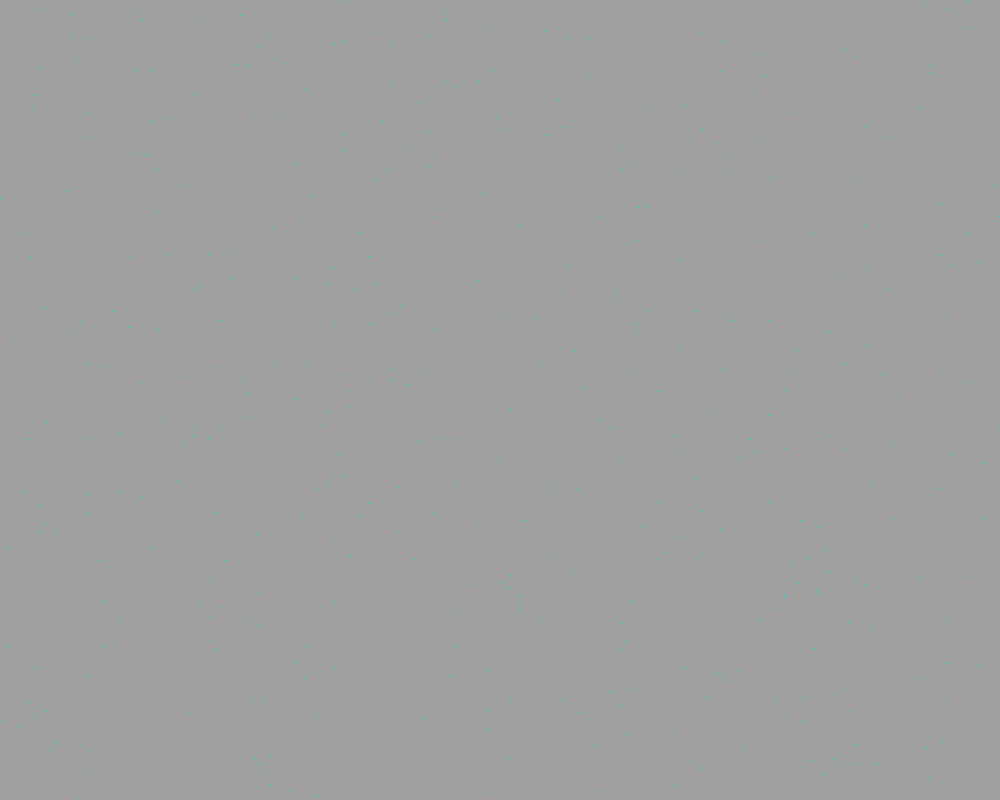
Frame 1 (no input)
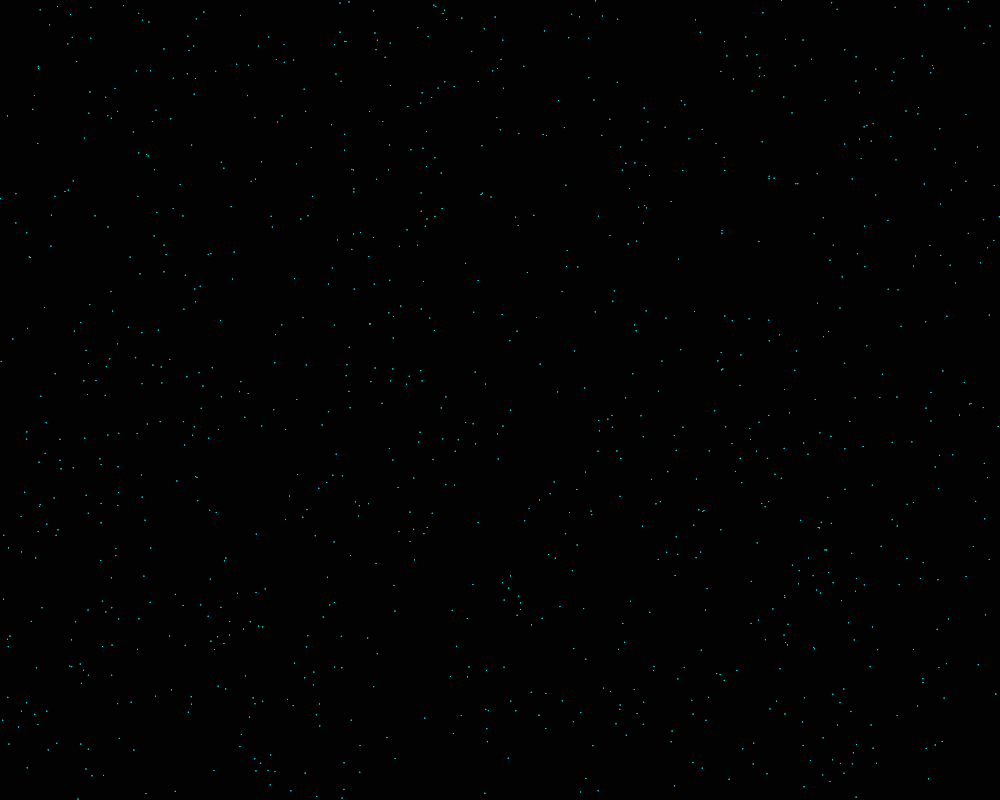
Frame 60 (the mouse pressed at the canvas centre just before this capture)
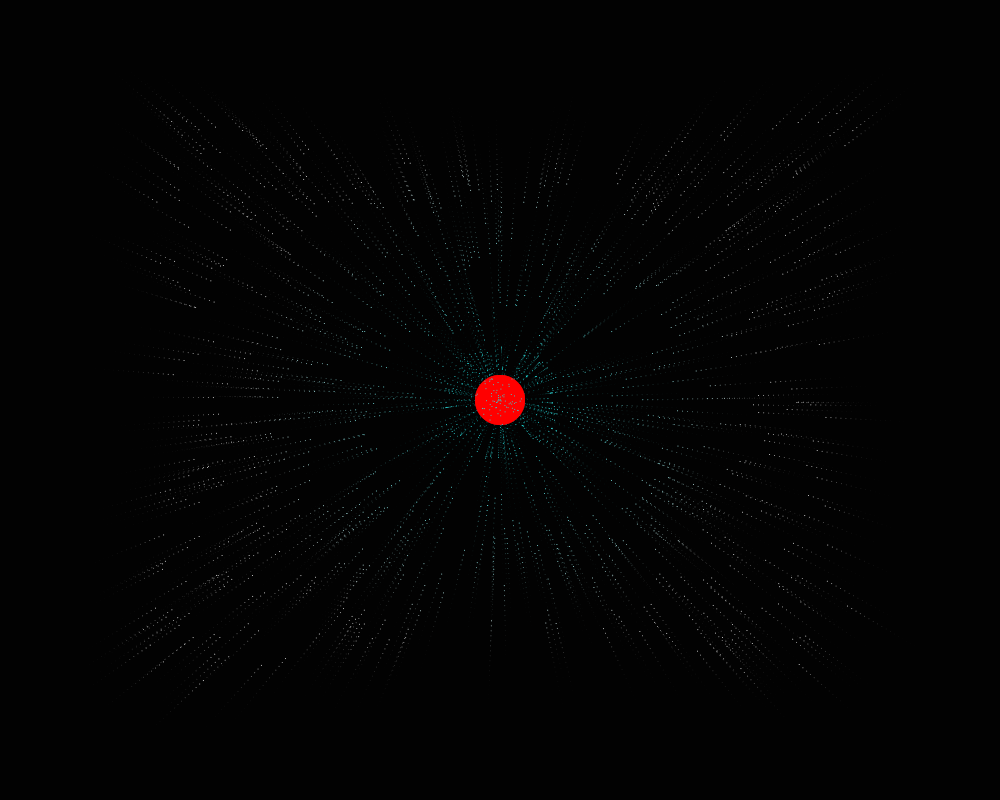
Frame 120 (the mouse held since frame 60 and released just before this capture)

The Processing sketch that drew these frames (run headless with seeded random() and noise(); from frame 60 on, the mouse is pressed at the canvas centre):

// Processing sketch: processing_99378
// ── processing_99378.pde

Particle[] particles;
ArrayList<Planet> planets;
int num = 1000;

void setup() {
  size(1000,800);
  noStroke();
  smooth();
  particles = new Particle[num];
  for (int i = 0; i < num; i++)
    particles[i] = new Particle(new PVector(random(width), random(height)), 1, 10, 10);
  planets = new ArrayList<Planet>();
//  planets.add(new Planet((int)random(width), (int)random(height), 50, true));
}

void draw() {
  fill(0,55);
  rect(0,0,width,height);
  fill(255);
  
  for (Planet planet : planets) { //for each planet
    planet.display();
    for (int i = 0; i < num; i++) { //tell each particle to react to it (it being the planet)
      particles[i].forces(planet.getX(), planet.getY(), planet.doesAttract()); //add all the forces
    }
  }
  for (int i = 0; i < num; i++)
    particles[i].run(); //update each particle and display them
}

void mousePressed() {
  boolean found = false;
  for (Planet planet : planets) {
    if (planet.contains(mouseX,mouseY)) {
      planet.reverseAttraction();
      found = true;
    }
  }
  if (!found)
    planets.add(new Planet(mouseX, mouseY, 50, true));
}

void keyPressed() {
  reset();
}

void reset() {
  planets = new ArrayList<Planet>();
}

public class Particle {
  PVector location;
  PVector velocity;
  PVector accel;
  int size;
  float gravity;
  float mass;
  int maxVelocity = 5;
  float dist;
  
  public Particle(PVector loc, int size, float gravity, float mass) {
    location = loc.get();
    velocity = new PVector(0,0);
    accel = new PVector(0,0);
    this.size = size;
    this.gravity = gravity;
    this.mass = mass;
  }
  
  public void display() {
    ellipseMode(CENTER);
    fill(dist, 255, 255);
    ellipse(location.x, location.y, size, size);
  }
  
  public void forces(float x, float y, boolean attract) {
    PVector target = new PVector(x,y);
    PVector dir = PVector.sub(location, target);
    dist = dir.mag();
    dir.normalize();
    
    float force = (gravity*mass)/(dist*dist);
    
    if (!attract) { }
    else
      dir.mult(-1);
    applyForce(dir);
  }
  
  public void applyForce(PVector force) {
    force.div(mass);
    accel.add(force);
  }
  
  public void update() {
    velocity.add(accel);
    velocity.limit(maxVelocity);
    location.add(velocity);
    accel.mult(0);
  }
  
  public void bounds() {
    if(location.y > height || location.y < 0)
      velocity.y *= -1;
    if(location.x > width || location.x < 0)
      velocity.x *= -1;
  }
  
  public void run(float x, float y, boolean attract) {
    forces(x,y, attract);
    display();
    bounds();
    update();
  }
  
  public void run() {
    display();
    bounds();
    update();
  }
}

public class Planet {
  private int x, y, size;
  private boolean attract;
  
  public Planet(int x, int y, int size, boolean attract) {
    this.x = x;
    this.y = y;
    this.size = size;
    this.attract = attract;
  }
  
  public void display() {
    if (this.doesAttract())
      fill(255,0,0);
    else
      fill(0,0,255);
    ellipse(x,y,size,size);
  }
  
  public int getX() {
    return x;
  }
  
  public int getY() {
    return y;
  }
  
  public int getSize() {
    return size;
  }
  
  public boolean doesAttract() {
    return attract;
  }
  
  public boolean contains(int x, int y) {
    return dist(x,y,this.x,this.y) <= size;
  }
  
  public void reverseAttraction() {
    this.attract = !this.attract;
  }
}
